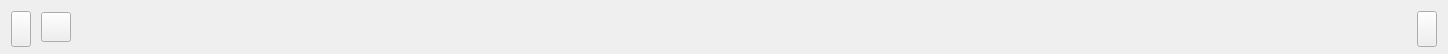
<?xml version="1.0" encoding="UTF-8"?>
<ui version="4.0">
 <class>TabContainer</class>
 <widget class="QWidget" name="TabContainer">
  <property name="geometry">
   <rect>
    <x>0</x>
    <y>0</y>
    <width>1448</width>
    <height>54</height>
   </rect>
  </property>
  <property name="minimumSize">
   <size>
    <width>0</width>
    <height>54</height>
   </size>
  </property>
  <property name="maximumSize">
   <size>
    <width>16777215</width>
    <height>54</height>
   </size>
  </property>
  <property name="windowTitle">
   <string>Form</string>
  </property>
  <layout class="QHBoxLayout" name="horizontalLayout">
   <property name="spacing">
    <number>10</number>
   </property>
   <item>
    <widget class="QPushButton" name="preBtn">
     <property name="minimumSize">
      <size>
       <width>20</width>
       <height>36</height>
      </size>
     </property>
     <property name="maximumSize">
      <size>
       <width>20</width>
       <height>36</height>
      </size>
     </property>
    </widget>
   </item>
   <item>
    <widget class="QPushButton" name="addBtn">
     <property name="minimumSize">
      <size>
       <width>30</width>
       <height>30</height>
      </size>
     </property>
     <property name="maximumSize">
      <size>
       <width>30</width>
       <height>30</height>
      </size>
     </property>
    </widget>
   </item>
   <item>
    <spacer name="horizontalSpacer">
     <property name="orientation">
      <enum>Qt::Horizontal</enum>
     </property>
     <property name="sizeHint" stdset="0">
      <size>
       <width>40</width>
       <height>20</height>
      </size>
     </property>
    </spacer>
   </item>
   <item>
    <widget class="QPushButton" name="nextBtn">
     <property name="minimumSize">
      <size>
       <width>20</width>
       <height>36</height>
      </size>
     </property>
     <property name="maximumSize">
      <size>
       <width>20</width>
       <height>36</height>
      </size>
     </property>
    </widget>
   </item>
  </layout>
 </widget>
 <resources/>
 <connections/>
</ui>
